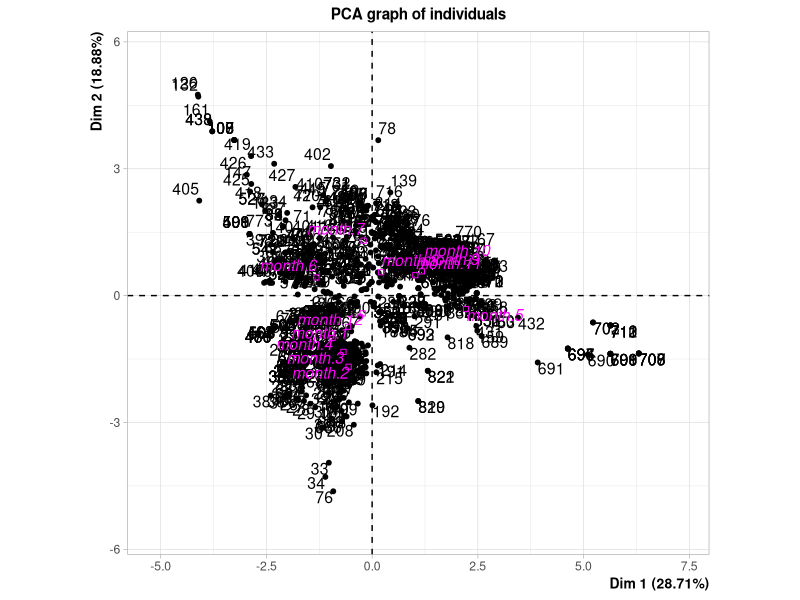
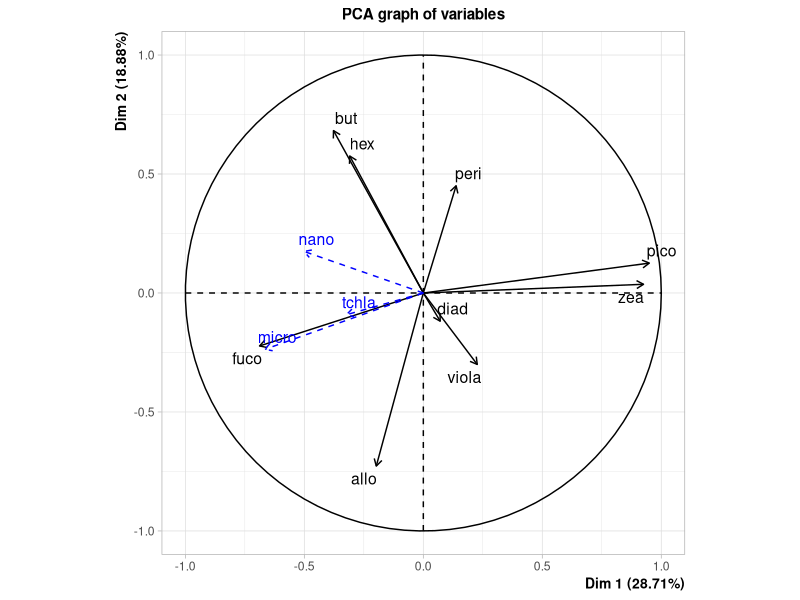
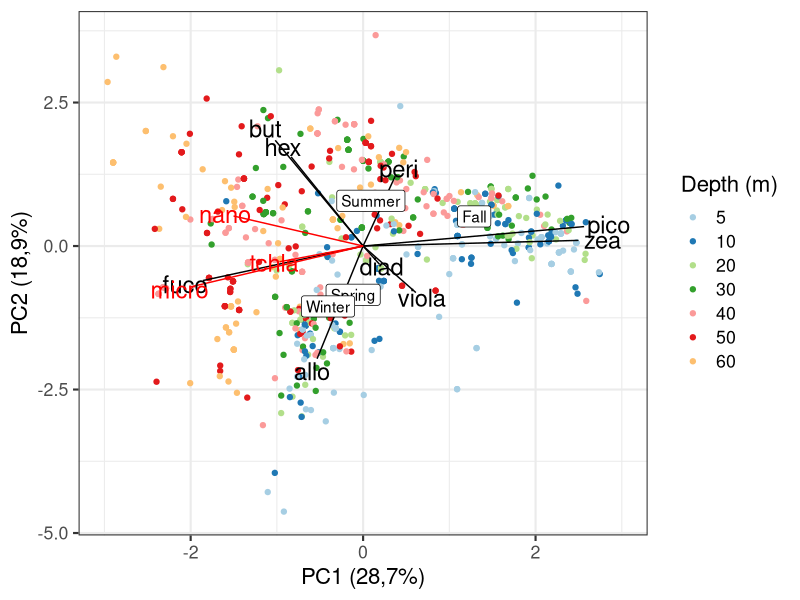
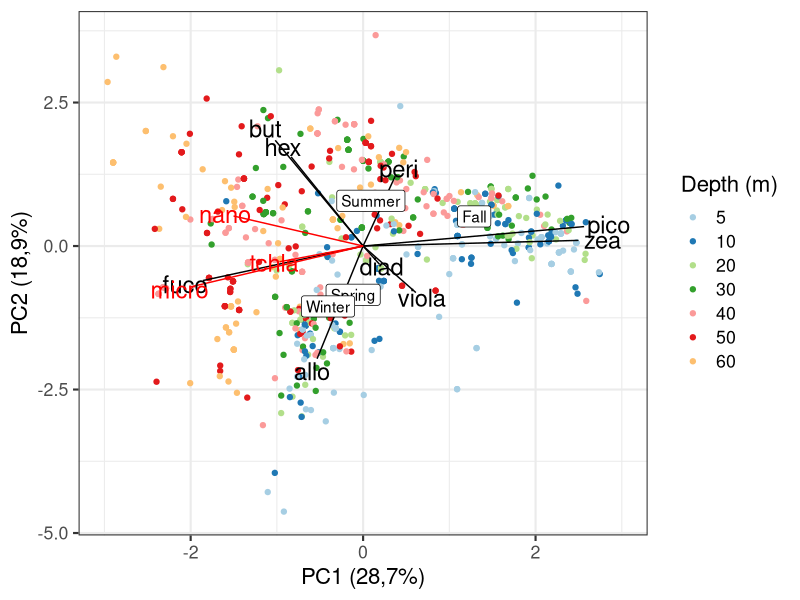

Recreate these plots in R, in order. (Note: this script raises an error after producing the figures.)
library(FactoMineR)
library(tidyverse)

bouss <- read_csv("Output/Data/boussole_merged.csv")

bouss_acp <- bouss %>% mutate(tchlb = tchlb/tchla,
                              peri = peri/tchla,
                              fuco = fuco/tchla,
                              hex = hex/tchla,
                              but = but/tchla,
                              allo = allo/tchla,
                              zea = zea/tchla)


test <- PCA(bouss_acp[,c(8:19, 24)], quanti.sup = c(1,2,3), quali.sup = 13,  scale.unit = TRUE)

coord <- data.frame(test$ind$coord)
var_coord <- bind_rows(data.frame(test$var$coord))

supp_coord <- data.frame(test$quanti.sup$coord)
quali_coord <- data.frame(test$quali.sup$coord)

result_acp <- bind_cols(bouss, coord) %>% na.omit()

# Q <- quantile(result_acp$yield, probs=c(.25, .75), na.rm = FALSE)
# iqr <- IQR(result_acp$yield)
# 
# up <-  Q[2]+1.5*iqr # Upper Range
# low<- Q[1]-1.5*iqr # Lower Range
# 
# result_acp <- filter(result_acp, yield < up & yield > low)

# ggplot(result_acp)+
#   geom_point(aes(x = Dim.1, y = Dim.2, colour = abs))+
#   scale_colour_viridis_c()+
#   geom_segment(aes(x = 0, y = 0, xend = Dim.1*3, yend = Dim.2*3), data = var_coord)+
#   geom_text(aes(x = Dim.1*3.2, y = Dim.2*3.2, label = rownames(var_coord)), data = var_coord)+
#   ylab("Dim 2 (19%)")+
#   xlab("Dim 1 (29%)")



result_acp$depth2 <- factor(result_acp$depth2, c("5", "10", "20", "30", "40", "50", "60", "70", "80"))

result_acp <- filter(result_acp, depth2 %in% c("5", "10", "20", "30", "40", "50", "60"))

seasons_label <- result_acp %>% select(season, Dim.1, Dim.2) %>% 
  group_by(season) %>% 
  summarise_all(mean) %>%
  ungroup()

ggplot(result_acp)+
  geom_point(aes(x = Dim.1, y = Dim.2, colour = depth2))+
  scale_colour_brewer(palette = "Paired", name = "Depth (m)")+
  geom_segment(aes(x = 0, y = 0, xend = Dim.1*2.7, yend = Dim.2*2.7), data = var_coord)+
  geom_segment(aes(x = 0, y = 0, xend = Dim.1*3, yend = Dim.2*3), colour = "red", data = supp_coord)+
  geom_text(aes(x = Dim.1*3, y = Dim.2*3, label = rownames(var_coord)), data = var_coord, size = 6)+
  geom_text(aes(x = Dim.1*3.2, y = Dim.2*3.2, label = rownames(supp_coord)), colour = "red", data = supp_coord, size = 6)+
  geom_label(aes(x = Dim.1, y = Dim.2, label = season), data = seasons_label)+
  ylab("PC2 (18,9%)")+
  xlab("PC1 (28,7%)")+
  xlim(-3, 3)+
  theme_bw(base_size = 16)

ggsave("Output/paper_fig/acp_bouss.png", width = 7, height = 6)

result_acp <- left_join(result_acp, yield_abs)
ggplot(result_acp)+
  geom_point(aes(x = Dim.1, y = Dim.2, colour = abs))+
  scale_colour_viridis_c(name = "a*")+
  geom_segment(aes(x = 0, y = 0, xend = Dim.1*3, yend = Dim.2*3), data = var_coord)+
  geom_segment(aes(x = 0, y = 0, xend = Dim.1*3, yend = Dim.2*3), colour = "red", data = supp_coord)+
  geom_text(aes(x = Dim.1*3.2, y = Dim.2*3.2, label = rownames(var_coord)), data = var_coord)+
  geom_text(aes(x = Dim.1*3.2, y = Dim.2*3.2, label = rownames(supp_coord)), colour = "red", data = supp_coord)+
  geom_label(aes(x = Dim.1, y = Dim.2, label = rownames(quali_coord)), data = quali_coord)+
  ylab("Dim 2 (18%)")+
  xlab("Dim 1 (22%)")+
  xlim(-3, 3)+
  theme_bw()

#ggsave("Output/paper_fig/acp_abs_bouss.png", width = 8, height = 7)

ggplot(result_acp)+
  geom_point(aes(x = Dim.1, y = Dim.2, colour = slope))+
  scale_colour_viridis_c(name = "a*")+
  geom_segment(aes(x = 0, y = 0, xend = Dim.1*3, yend = Dim.2*3), data = var_coord)+
  geom_segment(aes(x = 0, y = 0, xend = Dim.1*3, yend = Dim.2*3), colour = "red", data = supp_coord)+
  geom_text(aes(x = Dim.1*3.2, y = Dim.2*3.2, label = rownames(var_coord)), data = var_coord)+
  geom_text(aes(x = Dim.1*3.2, y = Dim.2*3.2, label = rownames(supp_coord)), colour = "red", data = supp_coord)+
  geom_label(aes(x = Dim.1, y = Dim.2, label = rownames(quali_coord)), data = quali_coord)+
  ylab("Dim 2 (18%)")+
  xlab("Dim 1 (22%)")+
  theme_bw()


# x_axis <- seq(400, 500, by = 1)
# weight440 <- dnorm(x_axis, 434, 8)
# weight440 <- weight440 * 1/max(weight440)
# weight470 <- dnorm(x_axis, 466, 11.5)
# weight470 <- weight470 * 1/max(weight470)
# 
# ggplot()+
#   geom_path(aes( x = x_axis, y = weight470, colour = "470"))+
#   geom_path(aes( x = x_axis, y = weight440, colour = "440"))+
#   theme_bw()
# 
# ggplot()+
#   geom_path(aes(x = x_axis, y = weight440, colour = 'abs 440'))+
#   geom_path(aes(x = x_axis, y = weight470, colour = 'abs 470'))+
#   scale_x_continuous(breaks = c(400, 420, 440, 460, 480, 500, 520))+
#   xlab('Wavelength (nm)')+
#   ylab('Weight')+
#   ggtitle('Approximation of excitation curves')+
#   theme_bw()
# 
# 
# bouss_ts_fit <- bouss %>% group_by(month) %>% do(model = lm(fluo ~ tchla, data = .)) %>% ungroup() %>% 
#   transmute(month, coef = map(model, tidy)) %>% 
#   unnest(coef) %>% 
#   filter(term == "tchla")
# 
# bouss_ts <- left_join(bouss, bouss_ts_fit)
# 
# bouss_ts$monthabb <- factor(bouss_ts$monthabb, levels = c("Jan", "Feb", "Mar", "Apr", "May", "Jun", "Jul", "Aug", "Sep", "Oct", "Nov", "Dec"))
# 
# ggplot(bouss_ts)+
#   geom_point(aes(x = monthabb, y = estimate))+
#   geom_line(aes(x = monthabb, y = estimate))
# 
# 
# ggplot(bouss_ts)+
#   geom_point(aes(x = date, y = estimate))+
#   geom_line(aes(x = date, y = estimate))+
#   ylim(0.15,0.5)
# 
# bouss_ts <- bouss %>% group_by(month, year, depth2) %>% summarise(chla_tot = mean(tchla), fluo_tot = mean(fluo))
# 
# bouss_ts <- left_join(bouss_ts, bouss)
# 
# bouss_ts$depth2 <- factor(bouss_ts$depth2, c("5", "10", "20", "30", "40", "50", "60", "70", "80"))
# 
# ggplot(bouss_ts)+
#   geom_line(aes(x = date, y = chla_tot, colour = depth2, group = depth2))+
#   facet_wrap(.~year, scale= "free_x", nrow = 3)+
#   scale_colour_brewer(palette = "Paired")+
#   theme_classic()
